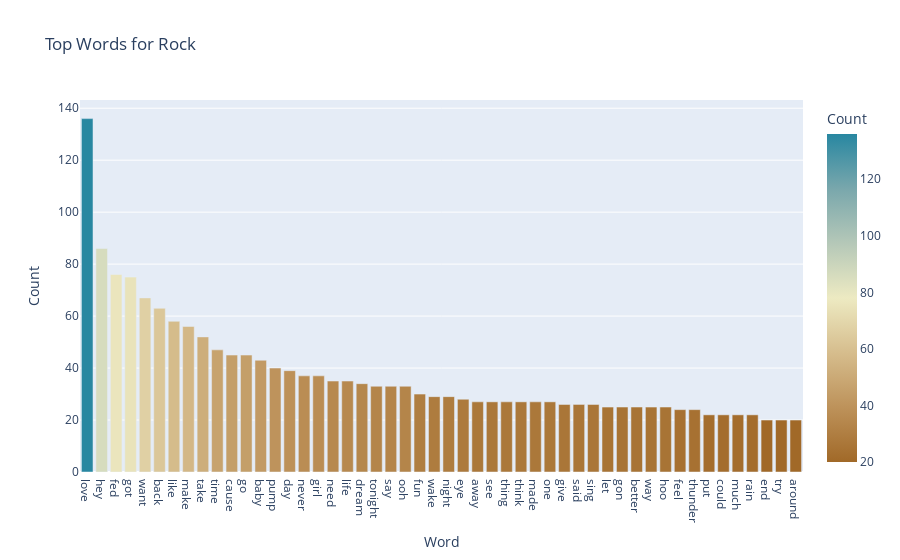

The code cell stored with this chart in its notebook:
### Code cell
# Plot most common tokens
lyrics_top50_plot = px.bar(
    lyrics_top50_df,
    y = 'Count',
    color = "Count",
    color_continuous_scale='earth',
    title ='Top Words for Rock'
)
lyrics_top50_plot

### Figure 1 — Plotly figure (JSON) as saved in the notebook; plotly's stock layout.template omitted (floating-point values rounded to 4 significant figures)
{"data": [{"alignmentgroup": "True", "hovertemplate": "Word=%{x}<br>Count=%{marker.color}<extra></extra>", "legendgroup": "", "marker": {"color": [136, 86, 76, 75, 67, 63, 58, 56, 52, 47, 45, 45, 43, 40, 39, 37, 37, 35, 35, 34, 33, 33, 33, 30, 29, 29, 28, 27, 27, 27, 27, 27, 27, 26, 26, 26, 25, 25, 25, 25, 25, 24, 24, 22, 22, 22, 22, 20, 20, 20], "coloraxis": "coloraxis", "pattern": {"shape": ""}}, "name": "", "offsetgroup": "", "orientation": "v", "showlegend": false, "textposition": "auto", "type": "bar", "x": ["love", "hey", "fed", "got", "want", "back", "like", "make", "take", "time", "cause", "go", "baby", "pump", "day", "never", "girl", "need", "life", "dream", "tonight", "say", "ooh", "fun", "wake", "night", "eye", "away", "see", "thing", "think", "made", "one", "give", "said", "sing", "let", "gon", "better", "way", "hoo", "feel", "thunder", "put", "could", "much", "rain", "end", "try", "around"], "xaxis": "x", "y": [136, 86, 76, 75, 67, 63, 58, 56, 52, 47, 45, 45, 43, 40, 39, 37, 37, 35, 35, 34, 33, 33, 33, 30, 29, 29, 28, 27, 27, 27, 27, 27, 27, 26, 26, 26, 25, 25, 25, 25, 25, 24, 24, 22, 22, 22, 22, 20, 20, 20], "yaxis": "y"}], "layout": {"barmode": "relative", "coloraxis": {"colorbar": {"title": {"text": "Count"}}, "colorscale": [[0, "rgb(161, 105, 40)"], [0.1667, "rgb(189, 146, 90)"], [0.3333, "rgb(214, 189, 141)"], [0.5, "rgb(237, 234, 194)"], [0.6667, "rgb(181, 200, 184)"], [0.8333, "rgb(121, 167, 172)"], [1, "rgb(40, 135, 161)"]]}, "legend": {"tracegroupgap": 0}, "title": {"text": "Top Words for Rock"}, "xaxis": {"anchor": "y", "domain": [0, 1], "title": {"text": "Word"}}, "yaxis": {"anchor": "x", "domain": [0, 1], "title": {"text": "Count"}}}}
